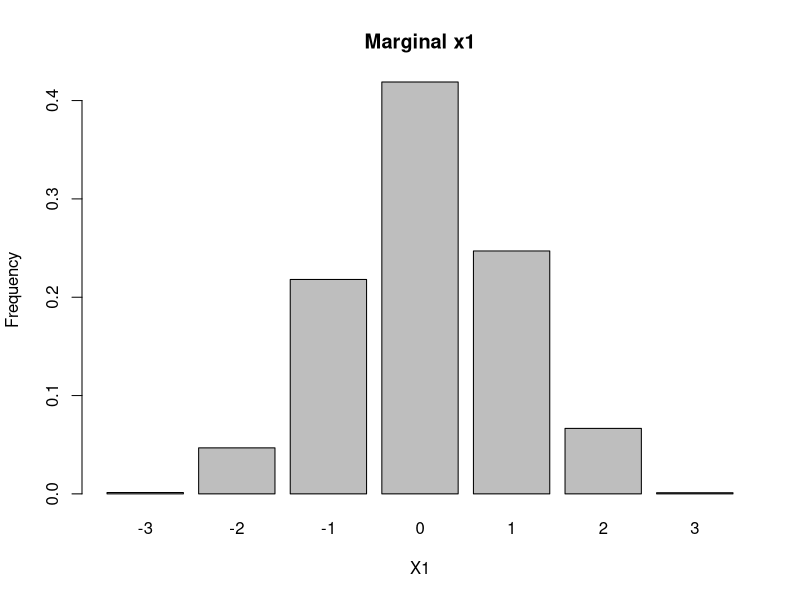
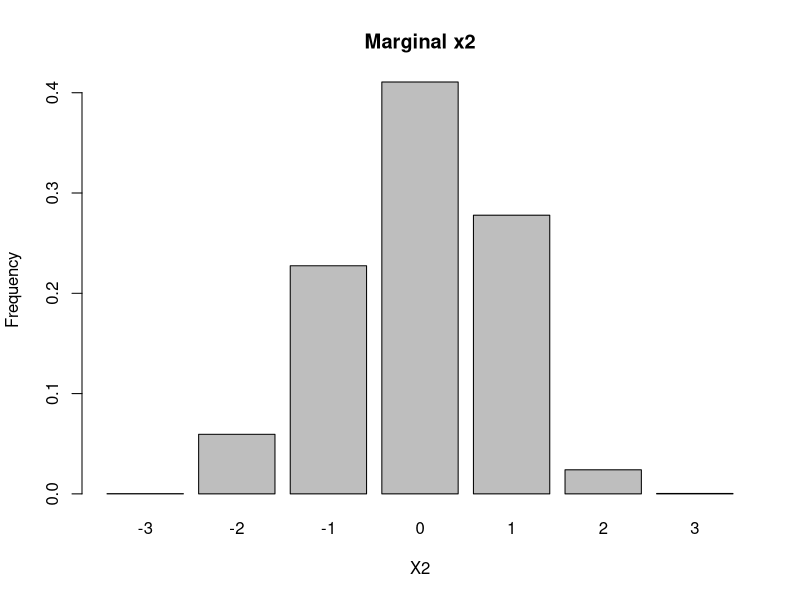
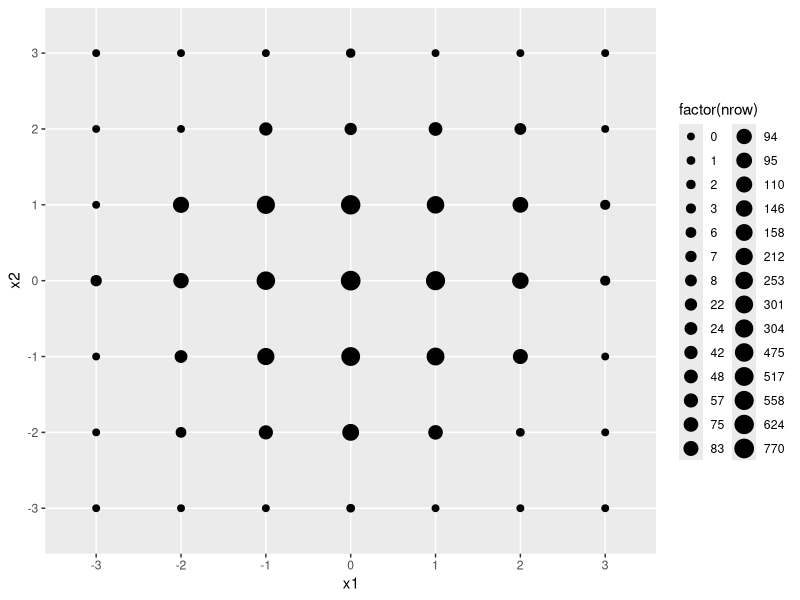

The R source for these figures, in order: (Note: this script raises an error after producing the figures.)
#### Exercicio 2 ####
funcao_p = function(x){
  return(exp(-(x[1]^2/2)-(x[2]^2/2)))
}

# Proposta: x1, x2 +- 1, 2, 3, 5, 8
proposta = function(x){
  range_step = c(1,2,3,5,8)
  range_direction = c(-1,1)
  x1 = x[1] + sample(range_step,1)*sample(range_direction,1)
  x2 = x[2] + sample(range_step,1)*sample(range_direction,1)
  return(c(x1,x2))
}

prob_aceita = function(x_new, x_old){
  return(min(funcao_p(x_new)/funcao_p(x_old), 1))
}

MCMC_run = function(start, n_MCMC){
  
  len = length(start)
  
  MCMC_d=matrix(ncol=n_MCMC, nrow=len)    
  
  MCMC_d[,1]=start
  
  it=1
  while(it < (n_MCMC-1)){
    x_old=MCMC_d[,it]
    x_new=x_old
    x_new=proposta(x_old)
      
    if(runif(1)<prob_aceita(x_new,x_old)){
      MCMC_d[,it+1]=x_new 
    }else{
      MCMC_d[,it+1]=x_old 
    }
    it=it+1
  }
  return(MCMC_d)
}

n_MCMC = 5000
MCMC_mvn = MCMC_run(c(0,0), n_MCMC)

mu = rowMeans(MCMC_mvn, na.rm = T)
sigma = apply(MCMC_mvn, 1, var, na.rm = T)
paste("Ex2 Mean: ", mu)
paste("Ex2 Var: ", sigma)

totals_x1 = table(MCMC_mvn[1,])
prob_x1 = table(MCMC_mvn[1,])/sum(totals_x1)

totals_x2 = table(MCMC_mvn[2,])
prob_x2 = table(MCMC_mvn[2,])/sum(totals_x2)


barplot(prob_x1,main="Marginal x1",ylab="Frequency",xlab="X1")
barplot(prob_x2,main="Marginal x2",ylab="Frequency",xlab="X2")


library(ggplot2)
library(plyr)

df = as.data.frame(t(MCMC_mvn), na.rm = T)
colnames(df) = c("x1", "x2")
df$x1 = as.factor(df$x1)
df$x2 = as.factor(df$x2)
# Get the frequency counts
dfc <- ddply(df, c("x1", "x2"), "nrow", .drop = F)
dfc = na.omit(dfc)

ggplot(data = dfc, aes(x = x1, y = x2, size = factor(nrow))) + 
  geom_point()

remove(list = ls())

#### Exercicio 3 ####
install.packages("coda")
library(coda)

funcao_p=function(x){
  p = 0
  for(i in 1:length(x)){
    p = p+x[i]
  }
  return(p^5)
}

valor_x = function(x) {
  size = length(x)
  val_x = 0
  for (i in 1:size){
    val_x = val_x + 10^(size-i)*x[i]
  }
  return(val_x)
}

proposta=function(xi){    
  candidatos=c(0:9)
  candidatos=candidatos[-which(candidatos==xi)]
  return(sample(candidatos,1))
}

prob_aceita=function(x_old,x_new){
  return(min(funcao_p(x_new)/funcao_p(x_old), 1))
}

MCMC_run = function(start, n_MCMC){

  len = length(start)
  
  MCMC_d=matrix(ncol=n_MCMC, nrow=len)    
  
  MCMC_d[,1]=start
  
  it=1
  while(it < (n_MCMC-1)){
    x_old=MCMC_d[,it]
    x_new=x_old
    for (i in 1:len){
      x_new[i]=proposta(x_old[i])
      
      if(runif(1)<prob_aceita(x_old,x_new)){
        MCMC_d[,it+1]=x_new 
      }else{
        MCMC_d[,it+1]=x_old 
      }
      it=it+1
      if (it == n_MCMC){
        break
      }
    }
  }
  return(MCMC_d)
}

## MCMC da aula
n_MCMC=2500
MCMC_aula = MCMC_run(c(0,0,0), n_MCMC)

plot( MCMC_aula[1,-c(1:n_MCMC/10)],type="l")
hist( MCMC_aula[1,-c(1:n_MCMC/10)])

X_aula = apply(MCMC_aula, 2, valor_x)  #montando os numeros em função dos algarismos
plot(X_aula)
hist(X_aula,nclass=100)
hist(X_aula,nclass=500)
paste("Mean Aula: ", mean(X_aula,na.rm=T))
paste("Var Aula: ", var(X_aula,na.rm=T))
paste("Sd Aula: ", sd(X_aula,na.rm=T))

f_x = apply(MCMC_aula, 2, funcao_p)

MCMC_obj_aula=rbind(MCMC_aula, X_aula, f_x)
row.names(MCMC_obj_aula)=c("centena","dezena","unidade","valor x","f(x)")

x = mcmc(na.omit(t(MCMC_obj_aula)))
summary(x)
plot(x)
effectiveSize_aula = effectiveSize(x)
effectiveSize_aula
#centena   dezena  unidade  valor x     f(x) 
#4378.211 2889.116 2345.437 3986.744 1039.236 

# Ou seja, 50000 iteracoes foram equivalentes a menos de 4000 amostras independentes do valor x.


## MCMC exercicios (5 elementos)
n_MCMC=3000     
MCMC_ex = MCMC_run(c(0,0,0,0,0), n_MCMC)

plot( MCMC_ex[1,-c(1:n_MCMC/10)],type="l")
hist( MCMC_ex[1,-c(1:n_MCMC/10)])

X_ex = apply(MCMC_ex, 2, valor_x)
plot(X_ex)
hist(X_ex,nclass=100)
hist(X_ex,nclass=500)
paste("Mean Exercicio: ", mean(X_ex,na.rm=T))
paste("Var Exercicio: ", var(X_ex,na.rm=T))
paste("Sd Exercicio: ", sd(X_ex,na.rm=T))

MCMC_ex=rbind(MCMC_ex,X,apply(MCMC_ex,2,funcao_p))
row.names(MCMC_ex)=c("dezena de milhar", "unidade de milhar", "centena","dezena","unidade","valor x","f(x)")

x_ex = mcmc(na.omit(t(MCMC_ex))) #cria elemento coda.mcmc
summary(x_ex)
effectiveSize_ex = effectiveSize(x_ex)
effectiveSize_ex
#dezena de milhar unidade de milhar           centena            dezena           unidade 
#3642.390          2898.682          2225.900          2238.239          2027.050 
#valor x              f(x) 
#3843.802           810.572 

# Da mesma forma que no exemplo anterior, 50000 iteracoes foram equivalentes a menos de 4000 amostras independentes do valor x.

#Nos dois casos, entre 2500-3000 repeticoes sao necessarias para um tamanho amostral efetivo de 200.